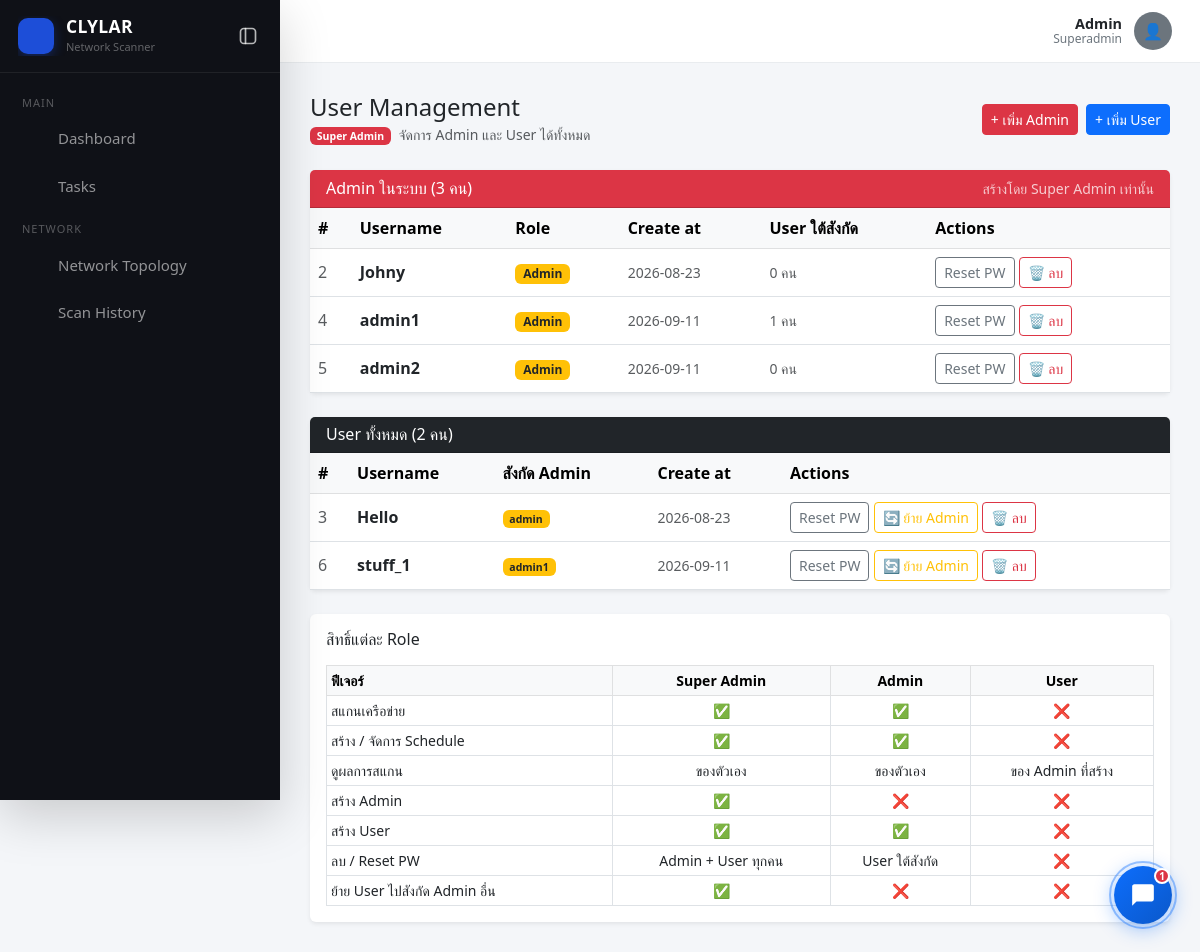
Screenshot of /users (signed in) with the database file from the repository.
### models.py (models this page shows, shortened)
class User(UserMixin, db.Model):
    id = db.Column(db.Integer, primary_key=True)
    username = db.Column(db.String(50), unique=True, nullable=False)
    password_hash = db.Column(db.String(255), nullable=False)
    role = db.Column(db.String(20), default='user')
    created_by = db.Column(db.Integer, db.ForeignKey('user.id'), nullable=True)
    created_at = db.Column(db.DateTime, default=now_th)
    subordinates = db.relationship('User', backref=db.backref('creator', remote_side=[id]),
                                   foreign_keys=[created_by])
    @property
    def is_any_admin(self):
        return self.role in ('admin', 'superadmin')

### app.py (the view)
@app.route('/users')
@login_required
@user_management_required
def user_management():
    if current_user.role == 'superadmin':
        admins = User.query.filter_by(role='admin').order_by(User.id).all()
        users  = User.query.filter_by(role='user').order_by(User.id).all()
    else:
        admins = []
        users  = User.query.filter_by(role='user', created_by=current_user.id).order_by(User.id).all()
    return render_template('user_management.html', admins=admins, users=users)

### app.py (called while the page is built)
@login_manager.user_loader
def load_user(user_id):
    return User.query.get(int(user_id))

def user_management_required(f):
    @wraps(f)
    def decorated(*args, **kwargs):
        if not current_user.is_authenticated or not current_user.is_any_admin:
            abort(403)
        return f(*args, **kwargs)
    return decorated

### templates/user_management.html (shortened to what this page needs)
{% extends 'base.html' %}
{% block content %}
<div class="d-flex align-items-center justify-content-between mb-4">
    <div>
        <h4 class="mb-0">User Management</h4>
        <small class="text-muted">
            {% if current_user.role == 'superadmin' %}
                <span class="badge bg-danger me-1">Super Admin</span> จัดการ Admin และ User ได้ทั้งหมด
            {% else %}
                <span class="badge bg-primary me-1">Admin</span> จัดการ User ใต้สังกัดของคุณ
            {% endif %}
        </small>
    </div>
    <div class="d-flex gap-2">
        {% if current_user.role == 'superadmin' %}
        <button class="btn btn-danger btn-sm" data-bs-toggle="modal" data-bs-target="#createAdminModal">
            + เพิ่ม Admin
        </button>
        {% endif %}
        <button class="btn btn-primary btn-sm" data-bs-toggle="modal" data-bs-target="#createUserModal">
            + เพิ่ม User
        </button>
    </div>
</div>
{% if current_user.role == 'superadmin' %}
<div class="card border-0 shadow-sm mb-4">
    <div class="card-header bg-danger text-white d-flex align-items-center justify-content-between">
        <h6 class="mb-0">Admin ในระบบ ({{ admins|length }} คน)</h6>
        <small class="opacity-75">สร้างโดย Super Admin เท่านั้น</small>
    </div>
    <table class="table table-hover align-middle mb-0">
        <thead class="table-light">
            <tr>
                <th>#</th>
                <th>Username</th>
                <th>Role</th>
                <th>Create at</th>
                <th>User ใต้สังกัด</th>
                <th>Actions</th>
            </tr>
        </thead>
        <tbody>
            {% for u in admins %}
            <tr>
                <td class="text-muted">{{ u.id }}</td>
                <td class="fw-bold">{{ u.username }}</td>
                <td><span class="badge bg-warning text-dark">Admin</span></td>
                <td class="small text-muted">{{ u.created_at.strftime('%Y-%m-%d') if u.created_at else '—' }}</td>
                <td class="small text-muted">{{ u.subordinates|length }} คน</td>
                <td>
                    <button class="btn btn-sm btn-outline-secondary"
                            data-bs-toggle="modal"
                            data-bs-target="#resetPwModal{{ u.id }}">
                            Reset PW
                    </button>
                    <form method="POST" action="/users/{{ u.id }}/delete" class="d-inline"
                          onsubmit="return confirm('ลบ Admin {{ u.username }} และ User ใต้สังกัดทั้งหมด?')">
                        <button class="btn btn-sm btn-outline-danger">🗑 ลบ</button>
                    </form>
                </td>
            </tr>
            {% else %}
            <tr>
                <td colspan="6" class="text-center text-muted py-3">ยังไม่มี Admin ในระบบ</td>
            </tr>
            {% endfor %}
        </tbody>
    </table>
</div>
{% endif %}
<div class="card border-0 shadow-sm mb-4">
    <div class="card-header bg-dark text-white d-flex align-items-center justify-content-between">
        <h6 class="mb-0">User
            {% if current_user.role == 'superadmin' %}
                ทั้งหมด ({{ users|length }} คน)
            {% else %}
                ใต้สังกัดของคุณ ({{ users|length }} คน)
            {% endif %}
        </h6>
    </div>
    <table class="table table-hover align-middle mb-0">
        <thead class="table-light">
            <tr>
                <th>#</th>
                <th>Username</th>
                {% if current_user.role == 'superadmin' %}<th>สังกัด Admin</th>{% endif %}
                <th>Create at</th>
                <th>Actions</th>
            </tr>
        </thead>
        <tbody>
            {% for u in users %}
            <tr>
                <td class="text-muted">{{ u.id }}</td>
                <td class="fw-bold">{{ u.username }}</td>
                {% if current_user.role == 'superadmin' %}
                <td class="small text-muted">
                    {% if u.creator %}
                        <span class="badge bg-warning text-dark">{{ u.creator.username }}</span>
                    {% else %}
                        <span class="text-muted">—</span>
                    {% endif %}
                </td>
                {% endif %}
                <td class="small text-muted">{{ u.created_at.strftime('%Y-%m-%d') if u.created_at else '—' }}</td>
                <td>
                    <button class="btn btn-sm btn-outline-secondary"
                            data-bs-toggle="modal"
                            data-bs-target="#resetPwModal{{ u.id }}">
                            Reset PW
                    </button>
                    {% if current_user.role == 'superadmin' %}
                    <button class="btn btn-sm btn-outline-warning"
                            data-bs-toggle="modal"
                            data-bs-target="#reassignModal{{ u.id }}">
                        🔄 ย้าย Admin
                    </button>
                    {% endif %}
                    <form method="POST" action="/users/{{ u.id }}/delete" class="d-inline"
                          onsubmit="return confirm('ลบ user {{ u.username }} ?')">
                        <button class="btn btn-sm btn-outline-danger">🗑 ลบ</button>
                    </form>
                </td>
            </tr>
            {% else %}
            <tr>
                <td colspan="{{ 5 if current_user.role == 'superadmin' else 4 }}" class="text-center text-muted py-3">
                    ยังไม่มี User
                </td>
            </tr>
            {% endfor %}
        </tbody>
    </table>
</div>
<div class="card border-0 shadow-sm mt-2">
    <div class="card-body">
        <h6 class="mb-3">สิทธิ์แต่ละ Role</h6>
        <table class="table table-sm table-bordered mb-0 text-center small">
            <thead class="table-light">
                <tr>
                    <th class="text-start">ฟีเจอร์</th>
                    <th>Super Admin</th>
                    <th>Admin</th>
                    <th>User</th>
                </tr>
            </thead>
            <tbody>
                <tr><td class="text-start">สแกนเครือข่าย</td><td>✅</td><td>✅</td><td>❌</td></tr>
                <tr><td class="text-start">สร้าง / จัดการ Schedule</td><td>✅</td><td>✅</td><td>❌</td></tr>
                <tr><td class="text-start">ดูผลการสแกน</td><td>ของตัวเอง</td><td>ของตัวเอง</td><td>ของ Admin ที่สร้าง</td></tr>
                <tr><td class="text-start">สร้าง Admin</td><td>✅</td><td>❌</td><td>❌</td></tr>
                <tr><td class="text-start">สร้าง User</td><td>✅</td><td>✅</td><td>❌</td></tr>
                <tr><td class="text-start">ลบ / Reset PW</td><td>Admin + User ทุกคน</td><td>User ใต้สังกัด</td><td>❌</td></tr>
                <tr><td class="text-start">ย้าย User ไปสังกัด Admin อื่น</td><td>✅</td><td>❌</td><td>❌</td></tr>
            </tbody>
        </table>
    </div>
</div>
{% endblock %}

### templates/base.html (shortened to what this page needs)
<!DOCTYPE html>
<html lang="en">
<head>
    <link href="https://cdn.jsdelivr.net/npm/bootstrap@5.3.0/dist/css/bootstrap.min.css" rel="stylesheet">
    <link href="https://cdn.jsdelivr.net/npm/@tabler/icons-webfont@2.44.0/tabler-icons.min.css" rel="stylesheet">
</head>
<body>
<div class="d-flex">
    {% if current_user.is_authenticated %}
    <nav class="sidebar shadow-lg" id="mainSidebar">
        <div class="sidebar-header">
            <a href="/" class="sidebar-brand" id="sidebarBrand" title="CLYLAR Network Scanner">
                <div class="sidebar-logo-icon">
                </div>
                <div class="sidebar-logo-details">
                    <div class="sidebar-logo-text">CLYLAR</div>
                    <div class="sidebar-logo-sub">Network Scanner</div>
                </div>
            </a>
            <button class="sidebar-toggle-btn" id="sidebarToggleBtn" type="button" aria-label="Collapse Sidebar" title="Collapse Sidebar (Ctrl+B)">
                <svg width="20" height="20" viewBox="0 0 24 24" fill="none" stroke="currentColor" stroke-width="2" stroke-linecap="round" stroke-linejoin="round">
                    <rect width="18" height="18" x="3" y="3" rx="4" />
                    <line x1="9" y1="3" x2="9" y2="21" />
                </svg>
            </button>
        </div>
        <div class="sidebar-nav">
            <span class="sidebar-section-label">Main</span>
            <ul class="nav flex-column">
                <li class="nav-item">
                    <a href="/" class="nav-link {% if request.path == '/' %}active{% endif %}" data-bs-toggle="tooltip" data-bs-placement="right" title="Dashboard">
                        <span class="nav-label">Dashboard</span>
                    </a>
                </li>
                {% if current_user.role in ('admin', 'superadmin') %}
                <li class="nav-item">
                    <a href="{{ url_for('tasks_page') }}" class="nav-link {% if request.path.startswith('/tasks') %}active{% endif %}" data-bs-toggle="tooltip" data-bs-placement="right" title="Tasks">
                        <span class="nav-label">Tasks</span>
                    </a>
                </li>
                {% endif %}
            </ul>
            <span class="sidebar-section-label">Network</span>
            <ul class="nav flex-column">
                <li class="nav-item">
                    <a href="{{ url_for('topology_page') }}" class="nav-link {% if request.path.startswith('/topology') %}active{% endif %}" data-bs-toggle="tooltip" data-bs-placement="right" title="Network Topology">
                        <span class="nav-label">Network Topology</span>
                    </a>
                </li>
                <li class="nav-item">
                    <a href="{{ url_for('history_page') }}" class="nav-link {% if request.path.startswith('/history') %}active{% endif %}" data-bs-toggle="tooltip" data-bs-placement="right" title="Scan History">
                        <span class="nav-label">Scan History</span>
                    </a>
                </li>
            </ul>
        </div>
    </nav>
    {% endif %}
    <div class="main-wrapper">
        {% if current_user.is_authenticated %}
        <div class="topbar">
            <div class="topbar-user">
                <div class="topbar-user-info">
                    <div class="topbar-user-name">{{ current_user.username | title }}</div>
                    <div class="topbar-user-role">{{ current_user.role | title }}</div>
                </div>
                <div class="topbar-avatar" id="profileAvatar" onclick="toggleProfileDropdown()">
                </div>
            </div>
        </div>
        {% endif %}
        <main class="main-content">
            {% block content %}
            {% endblock %}
        </main>
    </div>
</div>
{% if current_user.is_authenticated and current_user.is_any_admin %}
<button id="chatbot-btn" onclick="toggleChat()" title="CLYLAR Assistant">
  <span id="chatbot-badge">1</span>
  <svg class="icon-chat" width="26" height="26" viewBox="0 0 24 24" fill="none">
    <path d="M20 2H4C2.9 2 2 2.9 2 4v18l4-4h14c1.1 0 2-.9 2-2V4c0-1.1-.9-2-2-2z" fill="white"/>
  </svg>
</button>
{% endif %}
{% if current_user.is_authenticated %}
<div class="toast-container position-fixed bottom-0 end-0 p-4" style="z-index: 10005;">
</div>
{% endif %}
</body>
</html>

### rows the page displays
User: username "Admin", role "Superadmin"
User: id "2", username "Johny", created_at "2026-08-23", subordinates|length "0"
User: id "4", username "admin1", created_at "2026-09-11", subordinates|length "1"
User: id "5", username "admin2", created_at "2026-09-11", subordinates|length "0"
User: id "3", username "Hello", creator.username "admin", created_at "2026-08-23"
User: id "6", username "stuff_1", creator.username "admin1", created_at "2026-09-11"

### other values shown
{{ admins|length }} "3"
{{ users|length }} "2"
